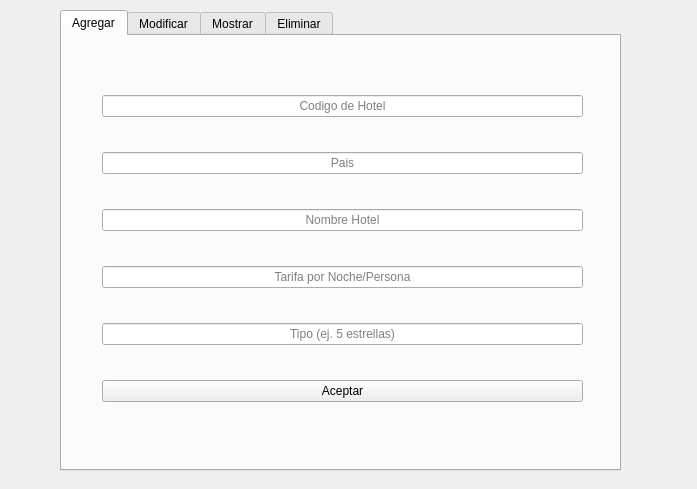
<?xml version="1.0" encoding="UTF-8"?>
<ui version="4.0">
 <class>MenuHoteles2</class>
 <widget class="QWidget" name="MenuHoteles2">
  <property name="geometry">
   <rect>
    <x>0</x>
    <y>0</y>
    <width>697</width>
    <height>489</height>
   </rect>
  </property>
  <property name="windowTitle">
   <string>Form</string>
  </property>
  <widget class="QTabWidget" name="tabWidget">
   <property name="geometry">
    <rect>
     <x>60</x>
     <y>10</y>
     <width>561</width>
     <height>461</height>
    </rect>
   </property>
   <property name="currentIndex">
    <number>0</number>
   </property>
   <widget class="QWidget" name="tab">
    <attribute name="title">
     <string>Agregar</string>
    </attribute>
    <widget class="QWidget" name="layoutWidget">
     <property name="geometry">
      <rect>
       <x>40</x>
       <y>30</y>
       <width>481</width>
       <height>371</height>
      </rect>
     </property>
     <layout class="QVBoxLayout" name="verticalLayout">
      <item>
       <widget class="QLineEdit" name="inputCodigoHotel">
        <property name="alignment">
         <set>Qt::AlignCenter</set>
        </property>
        <property name="placeholderText">
         <string>Codigo de Hotel</string>
        </property>
       </widget>
      </item>
      <item>
       <widget class="QLineEdit" name="inputCodigoPaisHotel">
        <property name="alignment">
         <set>Qt::AlignCenter</set>
        </property>
        <property name="placeholderText">
         <string>Pais</string>
        </property>
       </widget>
      </item>
      <item>
       <widget class="QLineEdit" name="inputNombreHotel">
        <property name="alignment">
         <set>Qt::AlignCenter</set>
        </property>
        <property name="placeholderText">
         <string>Nombre Hotel</string>
        </property>
       </widget>
      </item>
      <item>
       <widget class="QLineEdit" name="inputTarifaHotel">
        <property name="alignment">
         <set>Qt::AlignCenter</set>
        </property>
        <property name="placeholderText">
         <string>Tarifa por Noche/Persona</string>
        </property>
       </widget>
      </item>
      <item>
       <widget class="QLineEdit" name="inputTipoHotel">
        <property name="alignment">
         <set>Qt::AlignCenter</set>
        </property>
        <property name="placeholderText">
         <string>Tipo (ej. 5 estrellas)</string>
        </property>
       </widget>
      </item>
      <item>
       <widget class="QPushButton" name="botonAceptarAgregaHotel">
        <property name="text">
         <string>Aceptar</string>
        </property>
       </widget>
      </item>
     </layout>
    </widget>
   </widget>
   <widget class="QWidget" name="tab_2">
    <attribute name="title">
     <string>Modificar</string>
    </attribute>
    <widget class="QWidget" name="layoutWidget_2">
     <property name="geometry">
      <rect>
       <x>60</x>
       <y>20</y>
       <width>371</width>
       <height>292</height>
      </rect>
     </property>
     <layout class="QVBoxLayout" name="verticalLayout_2">
      <item>
       <layout class="QHBoxLayout" name="horizontalLayout">
        <property name="spacing">
         <number>6</number>
        </property>
        <item>
         <widget class="QPushButton" name="botonBuscarModEmpleados">
          <property name="text">
           <string>Buscar</string>
          </property>
         </widget>
        </item>
        <item>
         <layout class="QVBoxLayout" name="verticalLayout_4">
          <item>
           <widget class="QLineEdit" name="inputCodigoEmpleadoMod">
            <property name="alignment">
             <set>Qt::AlignCenter</set>
            </property>
            <property name="placeholderText">
             <string>Codigo</string>
            </property>
           </widget>
          </item>
          <item>
           <widget class="QLineEdit" name="inputNombreEmpleadoMod">
            <property name="alignment">
             <set>Qt::AlignCenter</set>
            </property>
            <property name="placeholderText">
             <string>Nombre</string>
            </property>
           </widget>
          </item>
          <item>
           <widget class="QLineEdit" name="inputUsuarioEmpleadoMod">
            <property name="alignment">
             <set>Qt::AlignCenter</set>
            </property>
            <property name="placeholderText">
             <string>Usuario/Nickname</string>
            </property>
           </widget>
          </item>
          <item>
           <widget class="QLineEdit" name="inputContraseniaEmpleadoMod">
            <property name="alignment">
             <set>Qt::AlignCenter</set>
            </property>
            <property name="placeholderText">
             <string>Contraseña/Password</string>
            </property>
           </widget>
          </item>
          <item>
           <widget class="QLineEdit" name="inputTipoEmpleadoMod">
            <property name="alignment">
             <set>Qt::AlignCenter</set>
            </property>
            <property name="placeholderText">
             <string>Supervisor &quot;S&quot; o  Normal &quot;N&quot;</string>
            </property>
           </widget>
          </item>
         </layout>
        </item>
        <item>
         <widget class="QPushButton" name="botonGuardarModEmpleados">
          <property name="text">
           <string>Guardar</string>
          </property>
         </widget>
        </item>
       </layout>
      </item>
     </layout>
    </widget>
    <widget class="QTableWidget" name="tablaModificarEmpleados">
     <property name="geometry">
      <rect>
       <x>10</x>
       <y>310</y>
       <width>531</width>
       <height>121</height>
      </rect>
     </property>
    </widget>
   </widget>
   <widget class="QWidget" name="Mostrar">
    <attribute name="title">
     <string>Mostrar</string>
    </attribute>
    <widget class="QTableWidget" name="tablaEmpleados">
     <property name="geometry">
      <rect>
       <x>10</x>
       <y>20</y>
       <width>521</width>
       <height>381</height>
      </rect>
     </property>
    </widget>
    <widget class="QPushButton" name="botonActualizarEmpleados">
     <property name="geometry">
      <rect>
       <x>450</x>
       <y>410</y>
       <width>75</width>
       <height>23</height>
      </rect>
     </property>
     <property name="text">
      <string>Actualizar</string>
     </property>
    </widget>
   </widget>
   <widget class="QWidget" name="tab_3">
    <attribute name="title">
     <string>Eliminar</string>
    </attribute>
    <widget class="QWidget" name="layoutWidget_5">
     <property name="geometry">
      <rect>
       <x>40</x>
       <y>40</y>
       <width>471</width>
       <height>351</height>
      </rect>
     </property>
     <layout class="QHBoxLayout" name="horizontalLayout_2">
      <property name="spacing">
       <number>6</number>
      </property>
      <item>
       <layout class="QVBoxLayout" name="verticalLayout_5">
        <item>
         <widget class="QLineEdit" name="inputCodigoEmpleadoEliminar">
          <property name="alignment">
           <set>Qt::AlignCenter</set>
          </property>
          <property name="placeholderText">
           <string>Codigo</string>
          </property>
         </widget>
        </item>
        <item>
         <widget class="QLineEdit" name="inputNombreEmpleadoEliminar">
          <property name="alignment">
           <set>Qt::AlignCenter</set>
          </property>
          <property name="placeholderText">
           <string>Nombre</string>
          </property>
         </widget>
        </item>
        <item>
         <widget class="QLineEdit" name="inputUsuarioEmpleadoEliminar">
          <property name="alignment">
           <set>Qt::AlignCenter</set>
          </property>
          <property name="placeholderText">
           <string>Usuario/Nickname</string>
          </property>
         </widget>
        </item>
        <item>
         <widget class="QLineEdit" name="inputContraseniaEmpleadoEliminar">
          <property name="alignment">
           <set>Qt::AlignCenter</set>
          </property>
          <property name="placeholderText">
           <string>Contraseña/Password</string>
          </property>
         </widget>
        </item>
        <item>
         <widget class="QLineEdit" name="inputTipoEmpleadoEliminar">
          <property name="alignment">
           <set>Qt::AlignCenter</set>
          </property>
          <property name="placeholderText">
           <string>Supervisor &quot;S&quot; o  Normal &quot;N&quot;</string>
          </property>
         </widget>
        </item>
       </layout>
      </item>
      <item>
       <widget class="QPushButton" name="botonEliminarModEmpleados">
        <property name="text">
         <string>Eliminar</string>
        </property>
       </widget>
      </item>
     </layout>
    </widget>
   </widget>
  </widget>
 </widget>
 <resources/>
 <connections/>
</ui>
